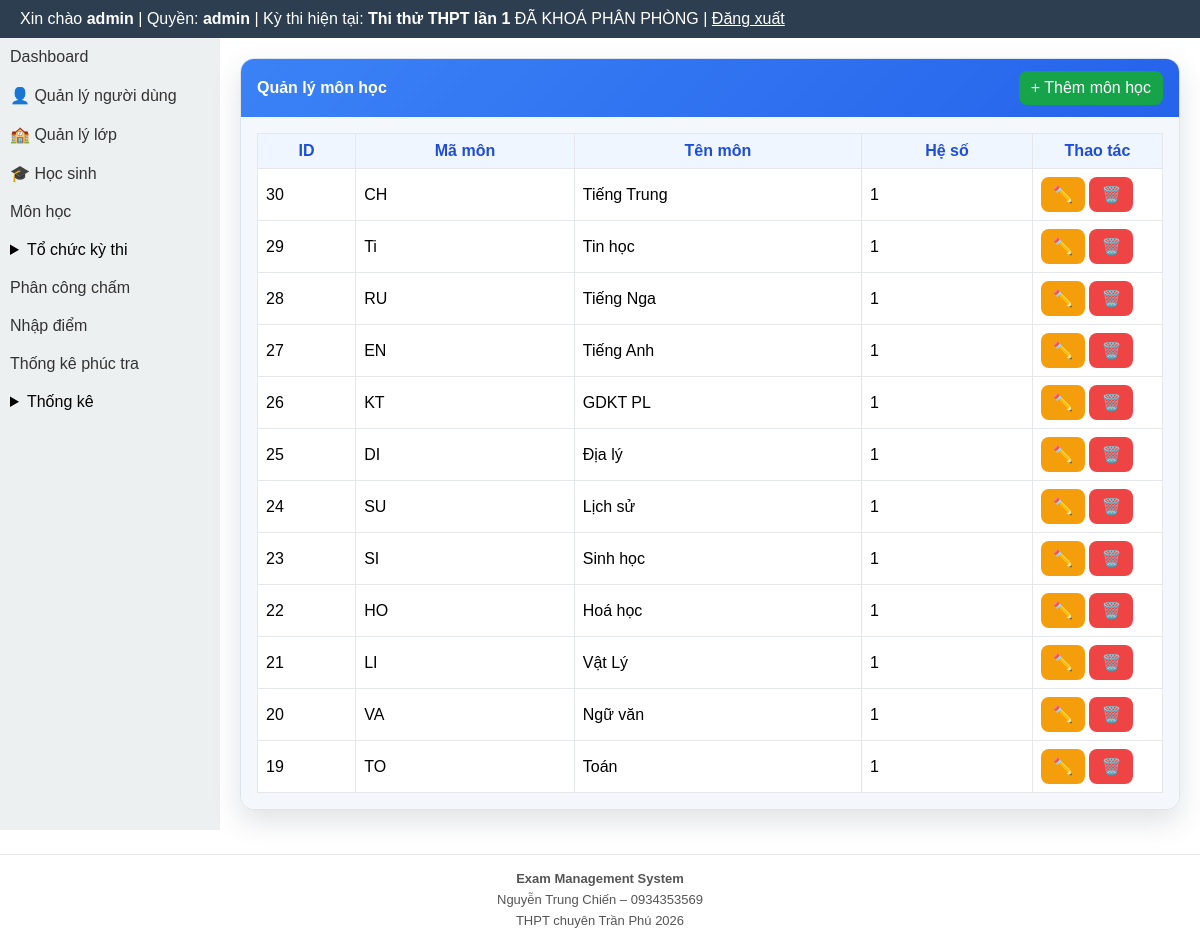
Page /modules/subjects/index.php (signed in) on the committed database.
### tables this page shows
CREATE TABLE exams (
  id INTEGER PRIMARY KEY AUTOINCREMENT,
  ten_ky_thi TEXT,
  nam INTEGER,
  ngay_thi TEXT
, is_default INTEGER DEFAULT 0, deleted_at TEXT, distribution_locked INTEGER DEFAULT 0, rooms_locked INTEGER DEFAULT 0, exam_locked INTEGER DEFAULT 0, scoring_closed INTEGER DEFAULT 0, exam_mode INTEGER DEFAULT 1, is_locked INTEGER DEFAULT 0, is_score_entry_locked INTEGER DEFAULT 0, is_score_published INTEGER DEFAULT 0, is_recheck_open INTEGER DEFAULT 0);

CREATE TABLE subjects (
  id INTEGER PRIMARY KEY AUTOINCREMENT,
  ma_mon TEXT UNIQUE,
  ten_mon TEXT,
  he_so REAL
);

### layout/header.php (called while the page is built, shortened)
<?php
require_once BASE_PATH . '/templates/header.php';

### core/auth.php (called while the page is built, shortened)
<?php
function normalize_role(?string $role): string {
    $normalized = strtolower(trim((string) $role));
    return match ($normalized) {
        'score_entry', 'score-input', 'score_input', 'nhapdiem', 'nhap_diem' => 'scorer',
        'exam_manager', 'quanlythi', 'exam-manager' => 'organizer',
        default => $normalized,
    };
}
function current_user_role(): string {
    $sessionRole = $_SESSION['role'] ?? null;
    if (is_string($sessionRole) && trim($sessionRole) !== '') {
        return normalize_role($sessionRole);
    }
    $userRole = $_SESSION['user']['role'] ?? null;
    return normalize_role(is_string($userRole) ? $userRole : '');
}

### modules/exams/exam_context_helper.php (called while the page is built, shortened)
<?php
function ensureExamLockColumns(PDO $pdo): void
{
    $cols = array_column($pdo->query('PRAGMA table_info(exams)')->fetchAll(PDO::FETCH_ASSOC), 'name');
}
function getCurrentExam(): ?array
{
    global $pdo;
    $cols = array_column($pdo->query('PRAGMA table_info(exams)')->fetchAll(PDO::FETCH_ASSOC), 'name');
    $hasDeletedAt = in_array('deleted_at', $cols, true);
    $activeWhere = $hasDeletedAt ? '(deleted_at IS NULL OR trim(deleted_at) = "")' : '1=1';
    $defaultStmt = $pdo->query('SELECT * FROM exams WHERE ' . $activeWhere . ' AND is_default = 1 ORDER BY id DESC LIMIT 1');
    $defaultExam = $defaultStmt ? $defaultStmt->fetch(PDO::FETCH_ASSOC) : false;
    if (is_array($defaultExam)) {
        return $defaultExam;
    }
}
function getCurrentExamInfo(): ?array
{
    $exam = getCurrentExam();
    global $pdo;
    ensureExamLockColumns($pdo);
    return [
        'id' => (int) ($exam['id'] ?? 0),
        'ten_ky_thi' => (string) ($exam['ten_ky_thi'] ?? ''),
        'distribution_locked' => (int) ($exam['distribution_locked'] ?? 0),
        'rooms_locked' => (int) ($exam['rooms_locked'] ?? 0),
        'exam_locked' => (int) ($exam['exam_locked'] ?? 0),
    ];
}

### modules/subjects/index.php (the view, shortened to what this page needs)
<?php
require_once BASE_PATH . '/core/auth.php';
require_once BASE_PATH . '/core/db.php';
$stmt = $pdo->query('SELECT id, ma_mon, ten_mon, he_so FROM subjects ORDER BY id DESC');
$subjects = $stmt->fetchAll(PDO::FETCH_ASSOC);
require_once BASE_PATH . '/layout/header.php';
?>
<div class="subjects-layout">
    <?php require_once BASE_PATH . '/layout/sidebar.php'; ?>
    <div class="subjects-main">
        <div class="panel">
            <div class="panel-head">
                <strong>Quản lý môn học</strong>
                <a class="btn btn-success" href="<?= BASE_URL ?>/modules/subjects/create.php">+ Thêm môn học</a>
            </div>
            <div class="panel-body">
                <table>
                    <thead>
                        <tr>
                            <th>ID</th>
                            <th>Mã môn</th>
                            <th>Tên môn</th>
                            <th>Hệ số</th>
                            <th style="width:130px;">Thao tác</th>
                        </tr>
                    </thead>
                    <tbody>
                        <?php if (empty($subjects)): ?>
                            <tr><td colspan="5" style="text-align:center;">Chưa có môn học.</td></tr>
                        <?php else: ?>
                            <?php foreach ($subjects as $subject): ?>
                                <tr>
                                    <td><?= (int) $subject['id'] ?></td>
                                    <td><?= htmlspecialchars($subject['ma_mon'], ENT_QUOTES, 'UTF-8') ?></td>
                                    <td><?= htmlspecialchars($subject['ten_mon'], ENT_QUOTES, 'UTF-8') ?></td>
                                    <td><?= htmlspecialchars((string) $subject['he_so'], ENT_QUOTES, 'UTF-8') ?></td>
                                    <td>
                                        <a class="btn btn-warning" href="<?= BASE_URL ?>/modules/subjects/edit.php?id=<?= (int) $subject['id'] ?>" title="Sửa">✏️</a>
                                        <a class="btn btn-danger" href="<?= BASE_URL ?>/modules/subjects/delete.php?id=<?= (int) $subject['id'] ?>" title="Xóa">🗑️</a>
                                    </td>
                                </tr>
                            <?php endforeach; ?>
                        <?php endif; ?>
                    </tbody>
                </table>
            </div>
        </div>
    </div>
</div>
<?php require_once BASE_PATH . '/layout/footer.php'; ?>

### templates/header.php (shortened to what this page needs)
<?php
require_once BASE_PATH . '/core/auth.php';
$currentExamInfo = null;
$role = function_exists('current_user_role') ? current_user_role() : strtolower(trim((string) ($_SESSION['role'] ?? $_SESSION['user']['role'] ?? '')));
if (in_array($role, ['admin', 'organizer'], true)) {
    require_once BASE_PATH . '/core/db.php';
    require_once BASE_PATH . '/modules/exams/exam_context_helper.php';
    $currentExamInfo = getCurrentExamInfo();
}
$role = $role ?? (function_exists('current_user_role') ? current_user_role() : '');
$currentExamInfo = $currentExamInfo ?? null;
?>
<!DOCTYPE html>
<html lang="vi">
<head>
</head>
<body>
<div class="header">
    Xin chào <b><?= $_SESSION['user']['username'] ?></b>
    | Quyền: <b><?= htmlspecialchars((string) $role, ENT_QUOTES, 'UTF-8') ?></b>
    <?php if ($currentExamInfo !== null): ?>
        | Kỳ thi hiện tại: <b><?= htmlspecialchars((string) $currentExamInfo['ten_ky_thi'], ENT_QUOTES, 'UTF-8') ?></b>
        <?php if (($currentExamInfo['distribution_locked'] ?? 0) === 1 || ($currentExamInfo['rooms_locked'] ?? 0) === 1): ?>
            <span class="badge bg-danger">ĐÃ KHOÁ PHÂN PHÒNG</span>
        <?php endif; ?>
    <?php endif; ?>
    | <a href="<?= BASE_URL ?>/logout.php" style="color:#fff">Đăng xuất</a>
</div>

### templates/header.php (style rules this page uses)
* { box-sizing: border-box; }
body { margin:0; font-family: Arial; }
.header { background:#2c3e50; color:#fff; padding:10px 20px; }

### modules/subjects/index.php (style rules this page uses)
.subjects-layout { display:flex; align-items:stretch; width:100%; min-height:calc(100vh - 44px); }
.subjects-main { flex:1 1 auto; min-width:0; padding:20px; }
.panel { background:#fff; border:1px solid #dbe3ec; border-radius:14px; box-shadow:0 12px 28px rgba(44,62,80,.15); overflow:hidden; }
.panel-head { background:linear-gradient(135deg,#3b82f6,#2563eb); color:#fff; padding:12px 16px; display:flex; justify-content:space-between; align-items:center; }
.panel-body { background:#f4f8fc; padding:16px; }
.btn { display:inline-block; text-decoration:none; padding:8px 12px; border-radius:8px; color:#fff; border:none; cursor:pointer; }
.btn-success { background:#16a34a; }
.btn-warning { background:#f59e0b; }
.btn-danger { background:#ef4444; }
table { width:100%; border-collapse:collapse; background:#fff; }
th, td { border:1px solid #e5e7eb; padding:8px; }
th { background:#eff6ff; color:#1d4ed8; }

### rows in the picture
exams: ten_ky_thi "Thi thử THPT lần 1"
subjects: id "30", ma_mon "CH", ten_mon "Tiếng Trung", he_so "1"
subjects: id "29", ma_mon "Ti", ten_mon "Tin học", he_so "1"
subjects: id "28", ma_mon "RU", ten_mon "Tiếng Nga", he_so "1"
subjects: id "27", ma_mon "EN", ten_mon "Tiếng Anh", he_so "1"
subjects: id "26", ma_mon "KT", ten_mon "GDKT PL", he_so "1"
subjects: id "25", ma_mon "DI", ten_mon "Địa lý", he_so "1"
subjects: id "24", ma_mon "SU", ten_mon "Lịch sử", he_so "1"
subjects: id "23", ma_mon "SI", ten_mon "Sinh học", he_so "1"
subjects: id "22", ma_mon "HO", ten_mon "Hoá học", he_so "1"
subjects: id "21", ma_mon "LI", ten_mon "Vật Lý", he_so "1"
subjects: id "20", ma_mon "VA", ten_mon "Ngữ văn", he_so "1"
subjects: id "19", ma_mon "TO", ten_mon "Toán", he_so "1"

### other values in the picture
$_SESSION['user']['username'] "admin"
$role "admin"
